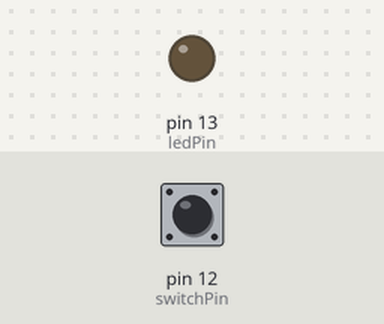
A sketch run on a simulated Arduino Uno, built with avr-gcc and run on an emulated ATmega328P. On the bench: output pins drawn as LEDs (lit = HIGH). The inputs (shaded band) are chosen by the test bench; at power-on: pin 12 (switchPin) LOW.

Above: at 1.2 s.
1.3 s: pin 12 (switchPin) pulled HIGH for 0.15 s
At 2.7 s:
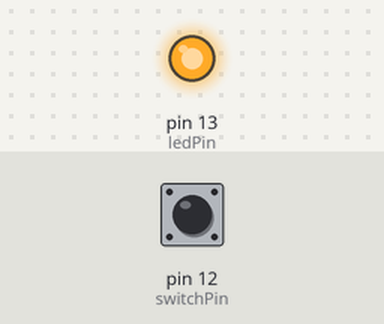
3.0 s: pin 12 (switchPin) pulled HIGH for 1 s
At 3.8 s:
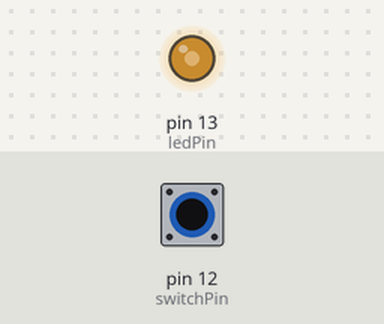
5.5 s: pin 12 (switchPin) pulled HIGH for 0.15 s
At 6.1 s:
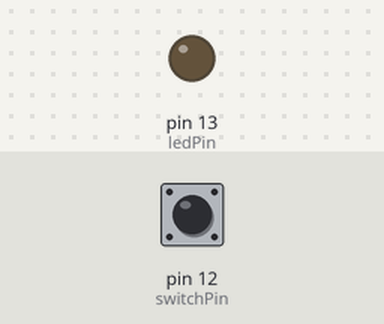
Timing chart, 0 to 8.5 s (numbered marks = the images above; inputs shaded):
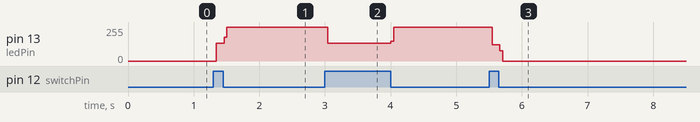

The sketch:

digital_read_2.ino
```cpp
int switchPin = 12;
int ledPin = 13;
boolean lastButton = LOW;
boolean currentButton = LOW;
boolean ledOn = false;

void setup()
{
  pinMode(switchPin,INPUT);
  pinMode(ledPin,OUTPUT);

}
boolean debounce(boolean last)
{
  boolean current = digitalRead(switchPin);
  if (last != current)
  {
    delay(5);
    current = digitalRead(switchPin);
  }
  return current;
}
void loop()
{
  currentButton = debounce(lastButton);
  if (digitalRead(switchPin) == HIGH  && currentButton == HIGH)
  {
    ledOn = !ledOn;
  }

    lastButton = currentButton;
    digitalWrite(ledPin,ledOn);
}
```

Measured:
- after the input at 1.3 s, pin 13 (ledPin): 0/255 → 132/255 after 0.05 s, → 255/255 0.12 s later
- after the input at 3.0 s, pin 13 (ledPin): 255/255 → 132/255 after 0.05 s, → 255/255 0.96 s later
- after the input at 5.5 s, pin 13 (ledPin): 255/255 → 123/255 after 0.05 s, → 0/255 0.12 s later
